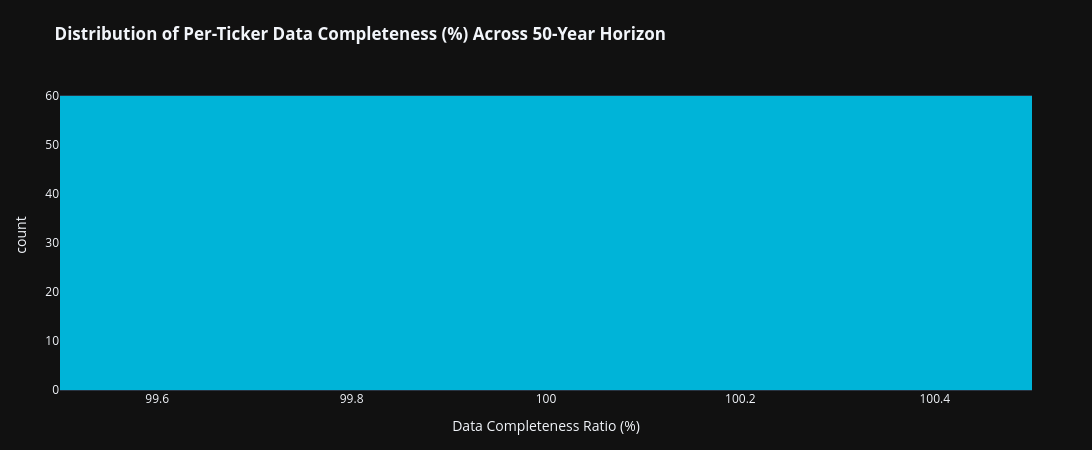

Here is the notebook cell this chart was saved with:
### Markdown cell above
## 8. Per-Ticker Completeness Distribution Across Lifespans (1978–2026)

### Code cell
fig_hist = px.histogram(
    df_ticker_quality,
    x='Completeness (%)',
    nbins=20,
    title='<b>Distribution of Per-Ticker Data Completeness (%) Across 50-Year Horizon</b>',
    labels={'Completeness (%)': 'Data Completeness Ratio (%)'},
    color_discrete_sequence=['#00B4D8'],
    template='plotly_dark'
)
fig_hist.update_layout(width=1150, height=450, margin=dict(l=60, r=60, t=80, b=60))
fig_hist.show()

### Figure 1 — Plotly figure (JSON) as saved in the notebook; plotly's stock layout.template omitted (floating-point values rounded to 4 significant figures)
{"data": [{"bingroup": "x", "hovertemplate": "Data Completeness Ratio (%)=%{x}<br>count=%{y}<extra></extra>", "legendgroup": "", "marker": {"color": "#00B4D8", "pattern": {"shape": ""}}, "name": "", "nbinsx": 20, "orientation": "v", "showlegend": false, "type": "histogram", "x": [100.0, 100.0, 100.0, 100.0, 100.0, 100.0, 100.0, 100.0, 100.0, 100.0, 100.0, 100.0, 100.0, 100.0, 100.0, 100.0, 100.0, 100.0, 100.0, 100.0, 100.0, 100.0, 100.0, 100.0, 100.0, 100.0, 100.0, 100.0, 100.0, 100.0, 100.0, 100.0, 100.0, 100.0, 100.0, 100.0, 100.0, 100.0, 100.0, 100.0, 100.0, 100.0, 100.0, 100.0, 100.0, 100.0, 100.0, 100.0, 100.0, 100.0, 100.0, 100.0, 100.0, 100.0, 100.0, 100.0, 100.0, 100.0, 100.0, 100.0], "xaxis": "x", "yaxis": "y"}], "layout": {"barmode": "relative", "height": 450, "legend": {"tracegroupgap": 0}, "margin": {"b": 60, "l": 60, "r": 60, "t": 80}, "title": {"text": "<b>Distribution of Per-Ticker Data Completeness (%) Across 50-Year Horizon</b>"}, "width": 1150, "xaxis": {"anchor": "y", "domain": [0.0, 1.0], "title": {"text": "Data Completeness Ratio (%)"}}, "yaxis": {"anchor": "x", "domain": [0.0, 1.0], "title": {"text": "count"}}}}
